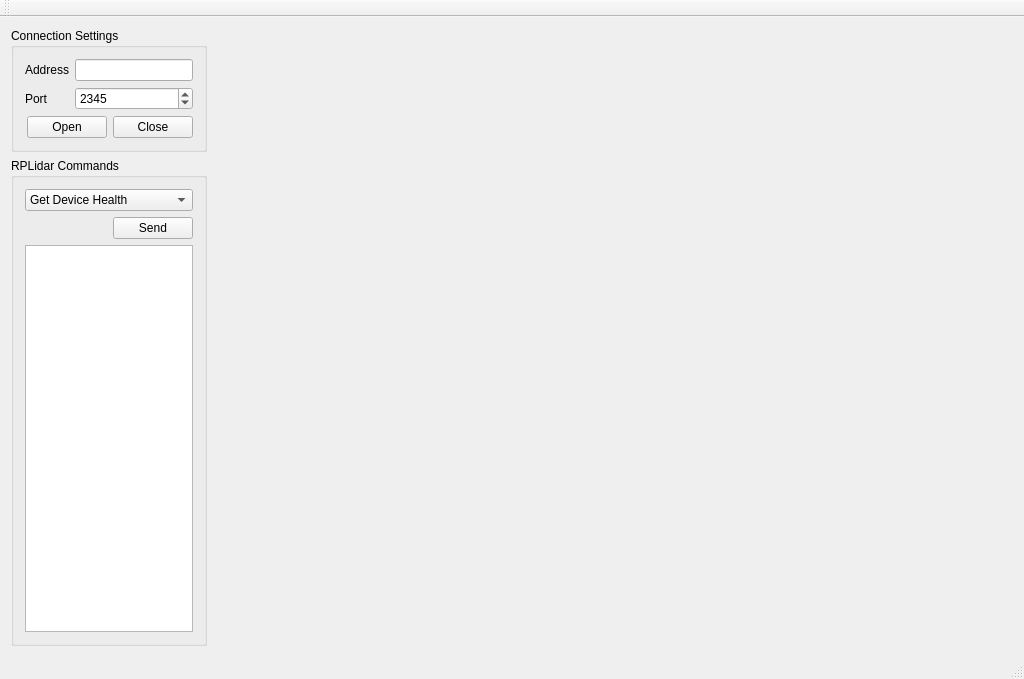
<?xml version="1.0" encoding="UTF-8"?>
<ui version="4.0">
 <class>ScanView</class>
 <widget class="QMainWindow" name="ScanView">
  <property name="geometry">
   <rect>
    <x>0</x>
    <y>0</y>
    <width>1024</width>
    <height>679</height>
   </rect>
  </property>
  <property name="windowTitle">
   <string>ScanView</string>
  </property>
  <widget class="QWidget" name="centralWidget">
   <layout class="QHBoxLayout" name="horizontalLayout_3">
    <item>
     <layout class="QVBoxLayout" name="verticalLayout_3">
      <item>
       <widget class="QGroupBox" name="groupBox">
        <property name="title">
         <string>Connection Settings</string>
        </property>
        <layout class="QVBoxLayout" name="verticalLayout">
         <item>
          <layout class="QFormLayout" name="formLayout">
           <item row="0" column="0">
            <widget class="QLabel" name="label_2">
             <property name="text">
              <string>Address</string>
             </property>
            </widget>
           </item>
           <item row="0" column="1">
            <widget class="QLineEdit" name="m_address_le"/>
           </item>
           <item row="1" column="0">
            <widget class="QLabel" name="label">
             <property name="text">
              <string>Port</string>
             </property>
            </widget>
           </item>
           <item row="1" column="1">
            <widget class="QSpinBox" name="m_port_sb">
             <property name="maximum">
              <number>16000</number>
             </property>
             <property name="value">
              <number>2345</number>
             </property>
            </widget>
           </item>
          </layout>
         </item>
         <item>
          <layout class="QHBoxLayout" name="horizontalLayout">
           <item>
            <spacer name="horizontalSpacer">
             <property name="orientation">
              <enum>Qt::Horizontal</enum>
             </property>
             <property name="sizeHint" stdset="0">
              <size>
               <width>40</width>
               <height>20</height>
              </size>
             </property>
            </spacer>
           </item>
           <item>
            <widget class="QPushButton" name="m_listen_btn">
             <property name="text">
              <string>Open</string>
             </property>
            </widget>
           </item>
           <item>
            <widget class="QPushButton" name="m_stop_btn">
             <property name="text">
              <string>Close</string>
             </property>
            </widget>
           </item>
          </layout>
         </item>
        </layout>
       </widget>
      </item>
      <item>
       <widget class="QGroupBox" name="groupBox_2">
        <property name="title">
         <string>RPLidar Commands</string>
        </property>
        <layout class="QVBoxLayout" name="verticalLayout_2">
         <item>
          <widget class="QComboBox" name="m_command_cbox">
           <item>
            <property name="text">
             <string>Get Device Health</string>
            </property>
           </item>
           <item>
            <property name="text">
             <string>Get Device Information</string>
            </property>
           </item>
           <item>
            <property name="text">
             <string>Start Scan</string>
            </property>
           </item>
           <item>
            <property name="text">
             <string>Force Scan</string>
            </property>
           </item>
           <item>
            <property name="text">
             <string>Stop Scan</string>
            </property>
           </item>
           <item>
            <property name="text">
             <string>Reset</string>
            </property>
           </item>
          </widget>
         </item>
         <item>
          <layout class="QHBoxLayout" name="horizontalLayout_2">
           <item>
            <spacer name="horizontalSpacer_2">
             <property name="orientation">
              <enum>Qt::Horizontal</enum>
             </property>
             <property name="sizeHint" stdset="0">
              <size>
               <width>40</width>
               <height>20</height>
              </size>
             </property>
            </spacer>
           </item>
           <item>
            <widget class="QPushButton" name="m_send_btn">
             <property name="text">
              <string>Send</string>
             </property>
            </widget>
           </item>
          </layout>
         </item>
         <item>
          <widget class="QPlainTextEdit" name="m_echo_pt">
           <property name="readOnly">
            <bool>true</bool>
           </property>
          </widget>
         </item>
        </layout>
       </widget>
      </item>
     </layout>
    </item>
    <item>
     <widget class="MapView" name="m_mapview" native="true">
      <property name="minimumSize">
       <size>
        <width>800</width>
        <height>600</height>
       </size>
      </property>
     </widget>
    </item>
   </layout>
  </widget>
  <widget class="QMenuBar" name="menuBar">
   <property name="geometry">
    <rect>
     <x>0</x>
     <y>0</y>
     <width>1024</width>
     <height>22</height>
    </rect>
   </property>
  </widget>
  <widget class="QToolBar" name="mainToolBar">
   <attribute name="toolBarArea">
    <enum>TopToolBarArea</enum>
   </attribute>
   <attribute name="toolBarBreak">
    <bool>false</bool>
   </attribute>
  </widget>
  <widget class="QStatusBar" name="statusBar"/>
 </widget>
 <layoutdefault spacing="6" margin="11"/>
 <customwidgets>
  <customwidget>
   <class>MapView</class>
   <extends>QWidget</extends>
   <header location="global">mapview.h</header>
   <container>1</container>
  </customwidget>
 </customwidgets>
 <resources/>
 <connections>
  <connection>
   <sender>m_listen_btn</sender>
   <signal>pressed()</signal>
   <receiver>ScanView</receiver>
   <slot>onListen()</slot>
   <hints>
    <hint type="sourcelabel">
     <x>181</x>
     <y>171</y>
    </hint>
    <hint type="destinationlabel">
     <x>246</x>
     <y>370</y>
    </hint>
   </hints>
  </connection>
  <connection>
   <sender>m_stop_btn</sender>
   <signal>pressed()</signal>
   <receiver>ScanView</receiver>
   <slot>onStop()</slot>
   <hints>
    <hint type="sourcelabel">
     <x>267</x>
     <y>171</y>
    </hint>
    <hint type="destinationlabel">
     <x>363</x>
     <y>379</y>
    </hint>
   </hints>
  </connection>
  <connection>
   <sender>m_send_btn</sender>
   <signal>pressed()</signal>
   <receiver>ScanView</receiver>
   <slot>onSendCommand()</slot>
   <hints>
    <hint type="sourcelabel">
     <x>181</x>
     <y>279</y>
    </hint>
    <hint type="destinationlabel">
     <x>212</x>
     <y>296</y>
    </hint>
   </hints>
  </connection>
 </connections>
 <slots>
  <slot>onListen()</slot>
  <slot>onStop()</slot>
  <slot>onSendCommand()</slot>
 </slots>
</ui>
